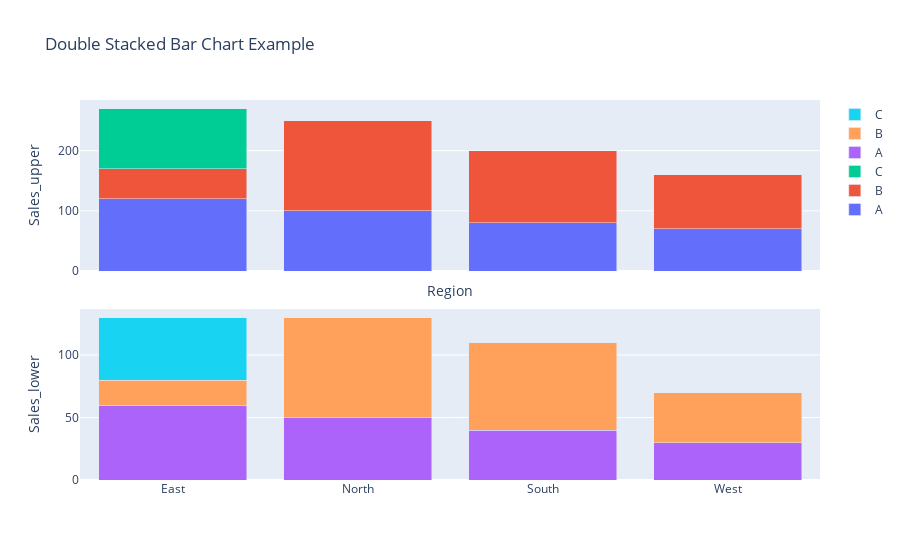

Notebook code for this chart:
### Code cell
# Example usage
data = {
    'Region': ['North', 'North', 'South', 'South', 'East', 'East', 'West', 'West', 'East'],
    'Product': ['A', 'B', 'A', 'B', 'A', 'B', 'A', 'B', 'C'],
    'Sales_upper': [100, 150, 80, 120, 120, 50, 70, 90, 100],
    'Sales_lower': [50, 80, 40, 70, 60, 20, 30, 40, 50]
}

df = pd.DataFrame(data)

plot_double_stacked_bar_chart(dataframe=df, x_column='Region', y_column_upper='Sales_upper', y_column_lower='Sales_lower',
                              group_column='Product', title='Double Stacked Bar Chart Example')

### Figure 1 — Plotly figure (JSON) as saved in the notebook; plotly's stock layout.template omitted (floating-point values rounded to 4 significant figures)
{"data": [{"marker": {"colorscale": [[0, "#440154"], [0.1111, "#482878"], [0.2222, "#3e4989"], [0.3333, "#31688e"], [0.4444, "#26828e"], [0.5556, "#1f9e89"], [0.6667, "#35b779"], [0.7778, "#6ece58"], [0.8889, "#b5de2b"], [1, "#fde725"]]}, "name": "A", "type": "bar", "x": ["East", "North", "South", "West"], "xaxis": "x", "y": [120, 100, 80, 70], "yaxis": "y"}, {"marker": {"colorscale": [[0, "#440154"], [0.1111, "#482878"], [0.2222, "#3e4989"], [0.3333, "#31688e"], [0.4444, "#26828e"], [0.5556, "#1f9e89"], [0.6667, "#35b779"], [0.7778, "#6ece58"], [0.8889, "#b5de2b"], [1, "#fde725"]]}, "name": "B", "type": "bar", "x": ["East", "North", "South", "West"], "xaxis": "x", "y": [50, 150, 120, 90], "yaxis": "y"}, {"marker": {"colorscale": [[0, "#440154"], [0.1111, "#482878"], [0.2222, "#3e4989"], [0.3333, "#31688e"], [0.4444, "#26828e"], [0.5556, "#1f9e89"], [0.6667, "#35b779"], [0.7778, "#6ece58"], [0.8889, "#b5de2b"], [1, "#fde725"]]}, "name": "C", "type": "bar", "x": ["East", "North", "South", "West"], "xaxis": "x", "y": [100, null, null, null], "yaxis": "y"}, {"marker": {"colorscale": [[0, "#440154"], [0.1111, "#482878"], [0.2222, "#3e4989"], [0.3333, "#31688e"], [0.4444, "#26828e"], [0.5556, "#1f9e89"], [0.6667, "#35b779"], [0.7778, "#6ece58"], [0.8889, "#b5de2b"], [1, "#fde725"]]}, "name": "A", "type": "bar", "x": ["East", "North", "South", "West"], "xaxis": "x2", "y": [60, 50, 40, 30], "yaxis": "y2"}, {"marker": {"colorscale": [[0, "#440154"], [0.1111, "#482878"], [0.2222, "#3e4989"], [0.3333, "#31688e"], [0.4444, "#26828e"], [0.5556, "#1f9e89"], [0.6667, "#35b779"], [0.7778, "#6ece58"], [0.8889, "#b5de2b"], [1, "#fde725"]]}, "name": "B", "type": "bar", "x": ["East", "North", "South", "West"], "xaxis": "x2", "y": [20, 80, 70, 40], "yaxis": "y2"}, {"marker": {"colorscale": [[0, "#440154"], [0.1111, "#482878"], [0.2222, "#3e4989"], [0.3333, "#31688e"], [0.4444, "#26828e"], [0.5556, "#1f9e89"], [0.6667, "#35b779"], [0.7778, "#6ece58"], [0.8889, "#b5de2b"], [1, "#fde725"]]}, "name": "C", "type": "bar", "x": ["East", "North", "South", "West"], "xaxis": "x2", "y": [50, null, null, null], "yaxis": "y2"}], "layout": {"barmode": "stack", "showlegend": true, "title": {"text": "Double Stacked Bar Chart Example"}, "xaxis": {"anchor": "y", "domain": [0, 1], "matches": "x2", "showticklabels": false, "title": {"text": "Region"}}, "xaxis2": {"anchor": "y2", "domain": [0, 1]}, "yaxis": {"anchor": "x", "domain": [0.55, 1], "title": {"text": "Sales_upper"}}, "yaxis2": {"anchor": "x2", "domain": [0, 0.45], "title": {"text": "Sales_lower"}}}}
